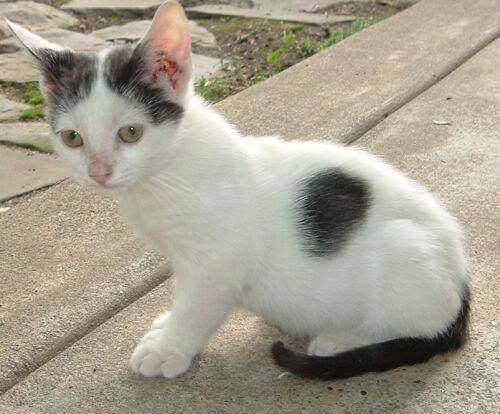
#> input picture 资料/cat.jpg, 500 x 414 px, found by its file name
$ jupyter execute '5.透射变换.ipynb'
#> lines starting #> are read from the running program, lines starting #| are printed output that depends on the picture
[cell 1]
#随着光照的变换，一个物体产生的投影也不尽相同。利用透视中心，像点，目标点三个条件，

[cell 2]
import cv2 as cv
import matplotlib.pyplot as plt
import imutils
import numpy as np

[cell 3]
img=cv.imread('/Users/lixuecheng/Downloads/OpenCV/代码+资料/第2-7章notebook课件/图像操作/cat.jpg')
#> img is the input picture: shape (414, 500, 3); mean B, G, R 144.3, 159.9, 165.9
rows,cols=img.shape[:2]
#> rows = 414; cols = 500

[cell 4]
#创建变换矩阵
pts1=np.float32([[56,65],[368,52],[28,37],[289,290]])
pts2=np.float32([[100,145],[300,100],[80,290],[310,300]])

[cell 5]
M=cv.getPerspectiveTransform(pts1,pts2)

[cell 6]
dst=cv.warpPerspective(img,M,(cols,rows))
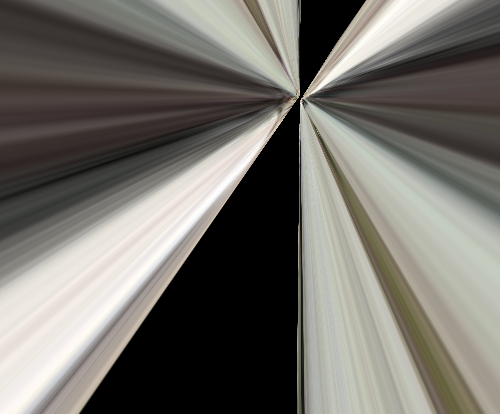
#> dst: shape (414, 500, 3); mean B, G, R 105.7, 111.8, 114.3

[cell 7]
plt.imshow(imutils.opencv2matplotlib(dst))


$ run again, with 资料/clahe.jpg copied over 资料/cat.jpg
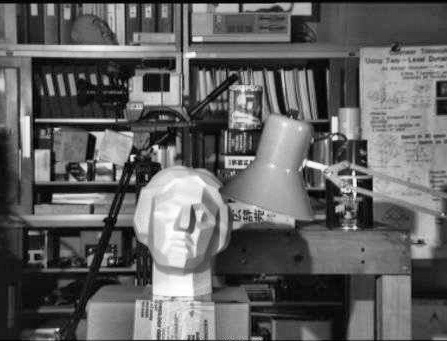
#> input picture 资料/clahe.jpg, 447 x 341 px, found by its file name
#> img is the input picture: shape (341, 447, 3); min 0, max 255, mean 97.8
#> `dst=cv.warpPerspective(img,M,(cols,rows))`:
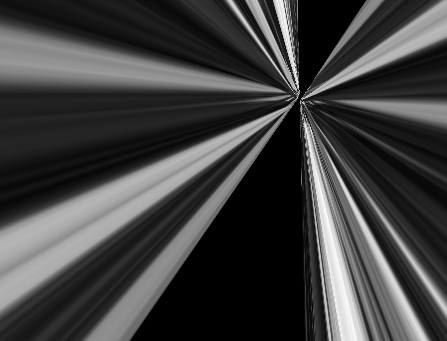
#> dst: shape (341, 447, 3); min 0, max 254, mean 63.7

$ run again, with 资料/dog.jpg copied over 资料/cat.jpg
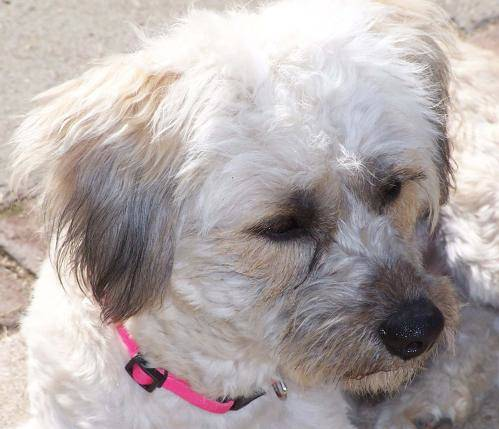
#> input picture 资料/dog.jpg, 499 x 429 px, found by its file name
#> img is the input picture: shape (429, 499, 3); mean B, G, R 169.1, 169.9, 178.9
#> `dst=cv.warpPerspective(img,M,(cols,rows))`:
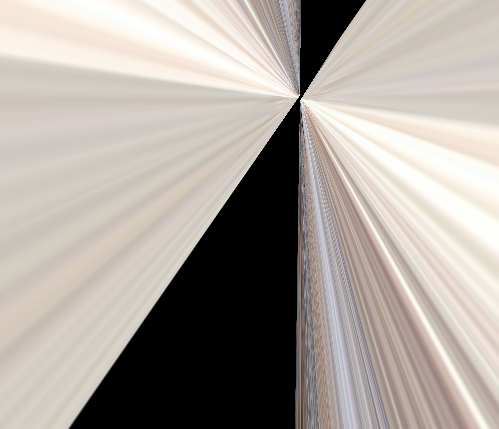
#> dst: shape (429, 499, 3); mean B, G, R 157, 163.3, 170.3

$ run again, with 资料/lena头像.jpg copied over 资料/cat.jpg
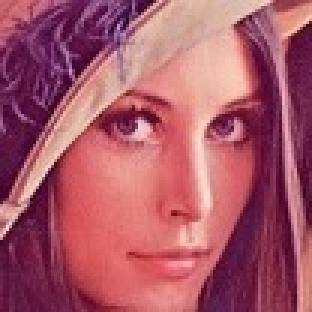
#> input picture 资料/lena头像.jpg, 104 x 104 px, found by its file name (shown 3 times larger)
#> img is the input picture: shape (104, 104, 3); mean B, G, R 103.6, 87.7, 169.1
#> `dst=cv.warpPerspective(img,M,(cols,rows))`:
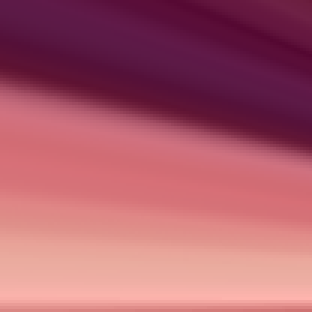
#> dst: shape (104, 104, 3) (shown 3 times larger); mean B, G, R 107.5, 91.7, 171.6
